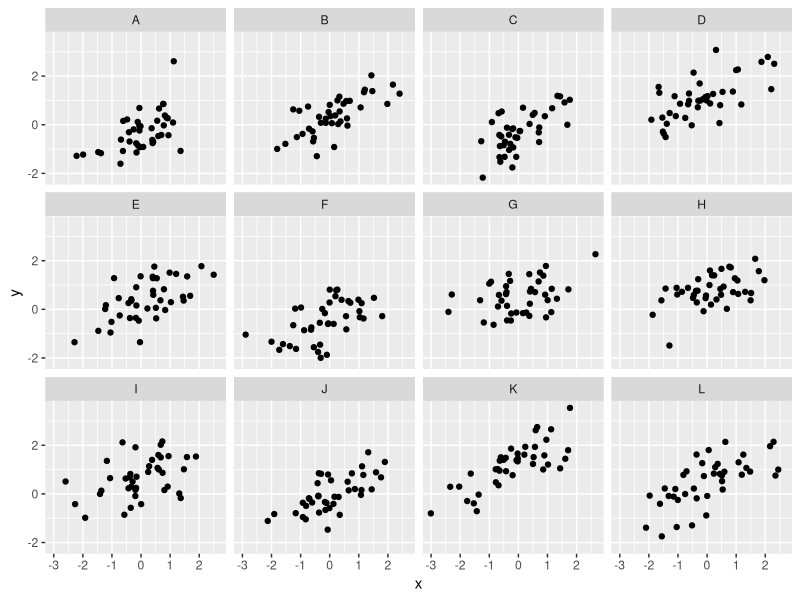
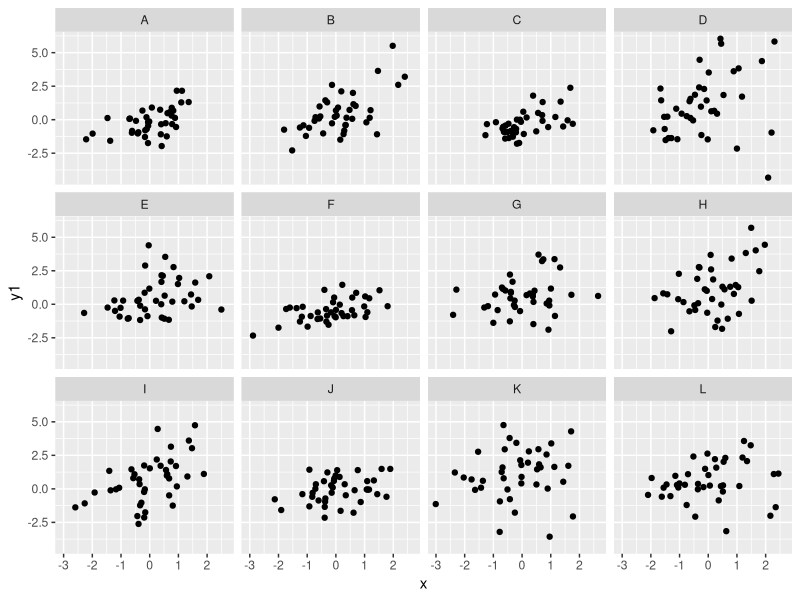
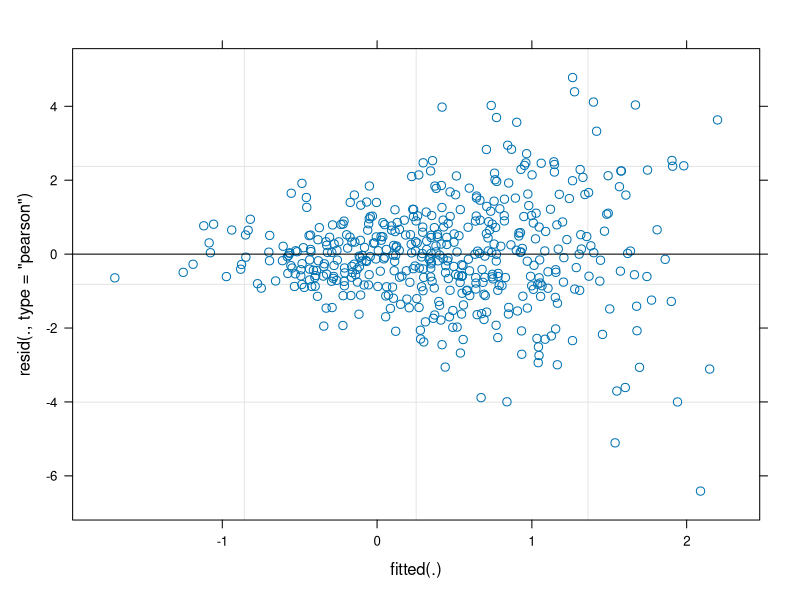
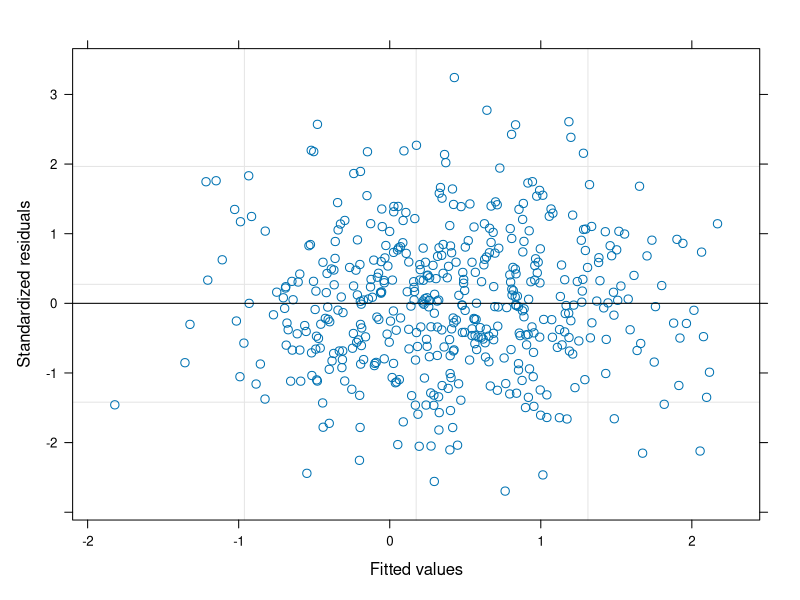
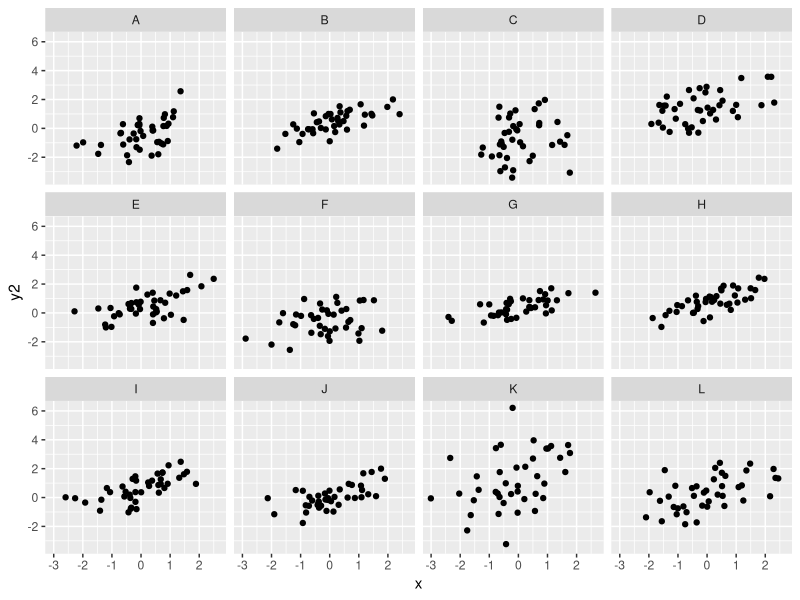
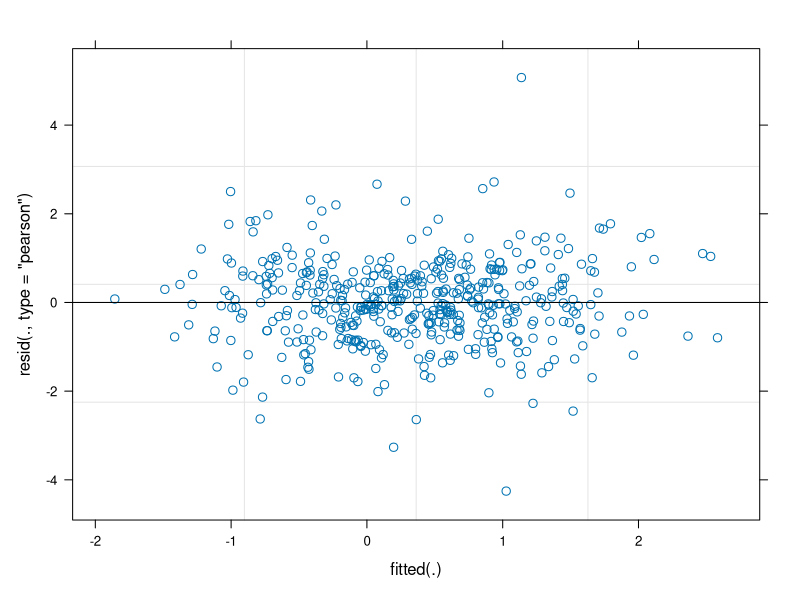
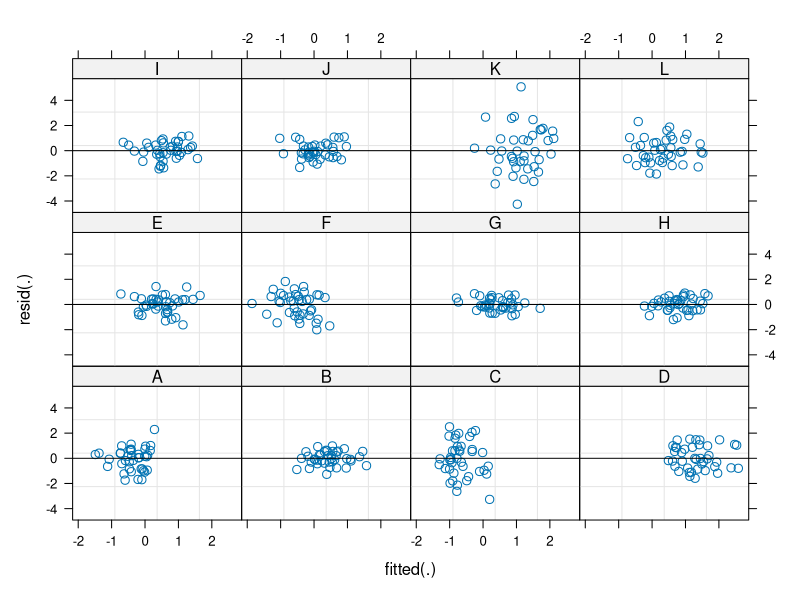
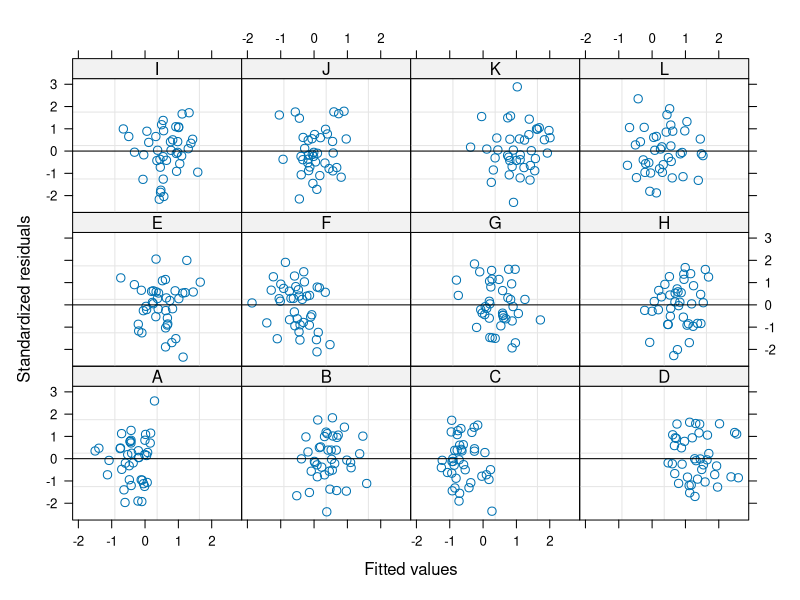

Reproduce these figures in R, in order. (Note: this script raises an error after producing the figures.)
## ---- chunk 1
library(tidyverse)
set.seed(1)
mu_a <- 0.2
sd_a <- 0.7
b <- 0.5
J <- 12
sigma <- 0.6
a <- rnorm(J, mu_a, sd_a)
N <- 40
x <- rnorm(N * J, 0, 1)
d <- tibble(beta = rep(b, N * J), alpha = rep(a, each = N),
  sigma = sigma) %>%
  mutate(mean = alpha + beta * x,
    group = as.factor(rep(LETTERS[seq_len(J)], each = N)),
    time = rep(seq_len(N), J),
    x = x,
    y = rnorm(N * J, mean, sigma))
## ---- chunk 2
library(ggplot2)
ggplot(d, aes(x, y)) + geom_point() + facet_wrap(~group)

library(lme4)
m <- lmer(y ~ x + (1 | group), data = d)
arm::display(m)
## ---- chunk 3
set.seed(123)
d <- mutate(d, y1 = rnorm(N * J, mean, sd = sqrt(exp(2 * 0.5 * mean))))
ggplot(d, aes(x, y1)) + geom_point() + facet_wrap(~group)
m1_wrong <- lmer(y1 ~ x + (1 | group), data = d)
plot(m1_wrong)

library(nlme)
m1_right <- lme(y1 ~ x, random = ~ 1 | group, data = d,
  weights = varExp(form = ~ fitted(.)))
summary(m1_right)
plot(m1_right)

# m1_right <- lme(y1 ~ x, random = ~ 1 | group, data = d,
# weights = varExp())
## ---- chunk 4
set.seed(999)
sds <- rep(rlnorm(J, 0, 0.4), each = N)
d <- mutate(d, y2 = rnorm(N * J, mean, sd = sds))
ggplot(d, aes(x, y2)) + geom_point() + facet_wrap(~group)
m2_wrong <- lmer(y2 ~ x + (1 | group), data = d)
plot(m2_wrong)
plot(m2_wrong, resid(.) ~ fitted(.) | group, abline = 0)

m2_right <- lme(y2 ~ x, random = ~ 1 | group, data = d,
  weights = varIdent(form = ~ 1 | group))
summary(m2_right)
plot(m2_right, resid(., type = "normalized") ~ fitted(.) | group, abline = 0)
## ---- chunk 5
set.seed(222)
sds <- rep(rlnorm(J, 0, 0.4), each = N)
sds <- sqrt(exp(2 * 0.75 * d$mean) * sds)
d <- mutate(d, y3 = rnorm(N * J, mean, sd = sds))
ggplot(d, aes(x, y3)) + geom_point() + facet_wrap(~group)
m3_wrong <- lmer(y3 ~ x + (1 | group), data = d)
plot(m3_wrong)
plot(m3_wrong, resid(.) ~ fitted(.) | group, abline = 0)

m3_wrong <- lme(y3 ~ x, random = ~ 1 | group, data = d,
  weights = varIdent(form = ~ 1 | group))
plot(m3_wrong, resid(., type = "normalized") ~ fitted(.))
plot(m3_wrong, resid(., type = "normalized") ~ fitted(.) | group, abline = 0)

m3_wrong <- lme(y3 ~ x, random = ~ 1 | group, data = d,
  weights = varExp())
plot(m3_wrong, resid(., type = "normalized") ~ fitted(.) | group, abline = 0)

m3_right <- lme(y3 ~ x, random = ~ 1 | group, data = d,
  weights = varComb(varIdent(form = ~ 1 | group), varExp()))

summary(m3_right)
plot(m3_right, resid(., type = "normalized") ~ fitted(.) | group, abline = 0)
## ---- chunk 6
set.seed(9382)
d <- mutate(d, y4 =
    as.numeric(arima.sim(model = list(ar = 0.5), n = N * J, sd = sigma)) + mean)
ggplot(d, aes(x, y4)) + geom_point() + facet_wrap(~group)
ggplot(d, aes(time, y4)) + geom_point() + facet_wrap(~group)

m4_wrong <- lmer(y4 ~ x + (1 | group), data = d)
plot(m4_wrong)
plot(m4_wrong, resid(.) ~ fitted(.) | group, abline = 0)
plot(m4_wrong, resid(.) ~ time | group, abline = 0)

m4_wrong <- lme(y4 ~ x, random = ~ 1 | group, data = d)
plot(ACF(m4_wrong, resType = "normalized"))

m4_right <- lme(y4 ~ x, random = ~ 1 | group, data = d, correlation = corAR1())
plot(m4_right, resid(., type = "normalized") ~ time | group, abline = 0)

plot(ACF(m4_right, resType = "normalized"))

summary(m4_right)
plot(m3_right, resid(., type = "normalized") ~ fitted(.) | group, abline = 0)
## ---- chunk 7
# y1 = varexp, y2 = corar1, y3 = varident, y4 = varcomb
d <- select(d, -c(beta:sigma), -mean) %>%
  rename(y102 = y2, y104 = y4, y103 = y3) %>%
  rename(y2 = y104, y3 = y102, y4 = y103) %>%
  select(group, time, x, y, y1, y2, y3, y4)
saveRDS(d, file = "data/generated/model-checking.rds")
